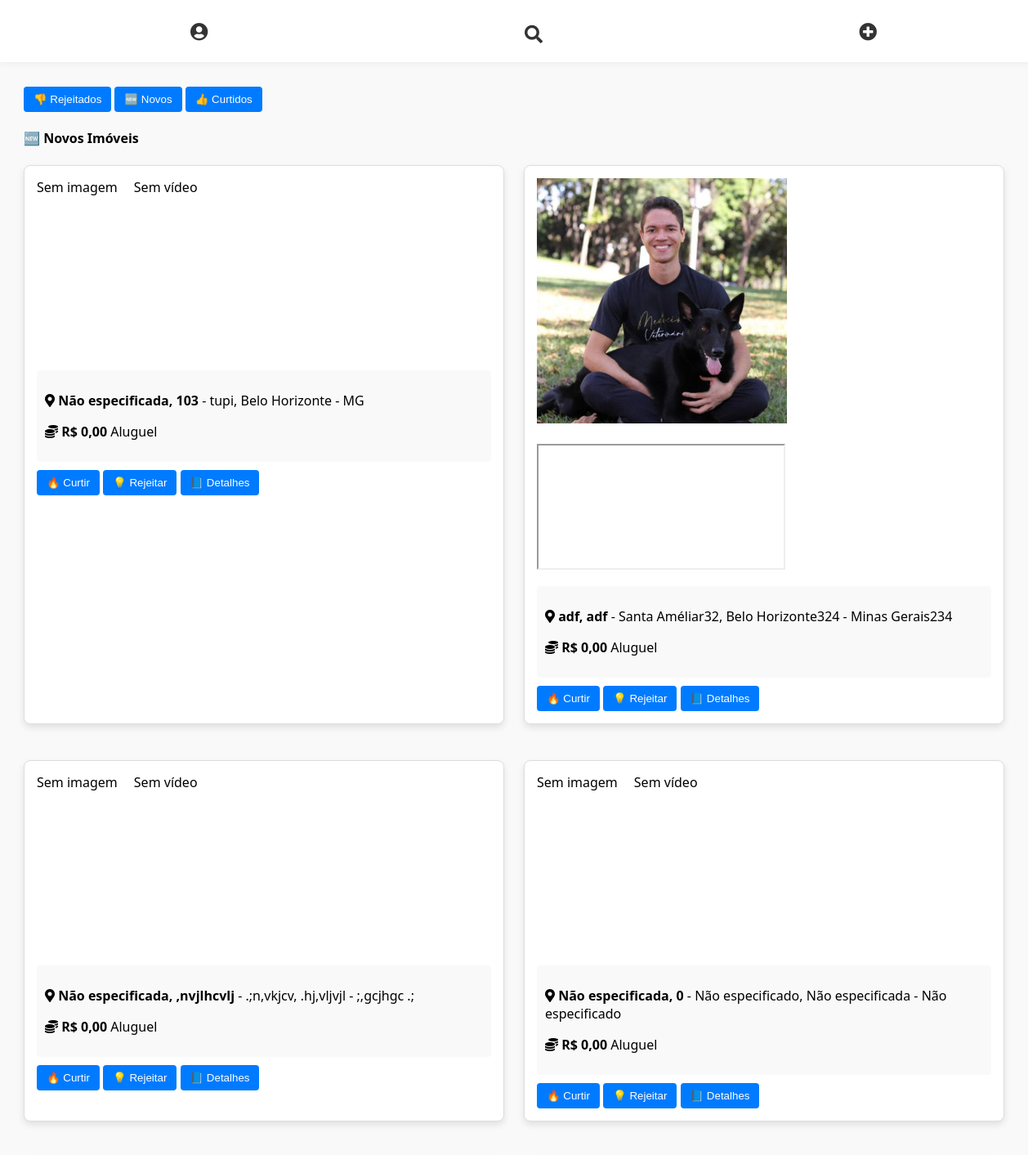
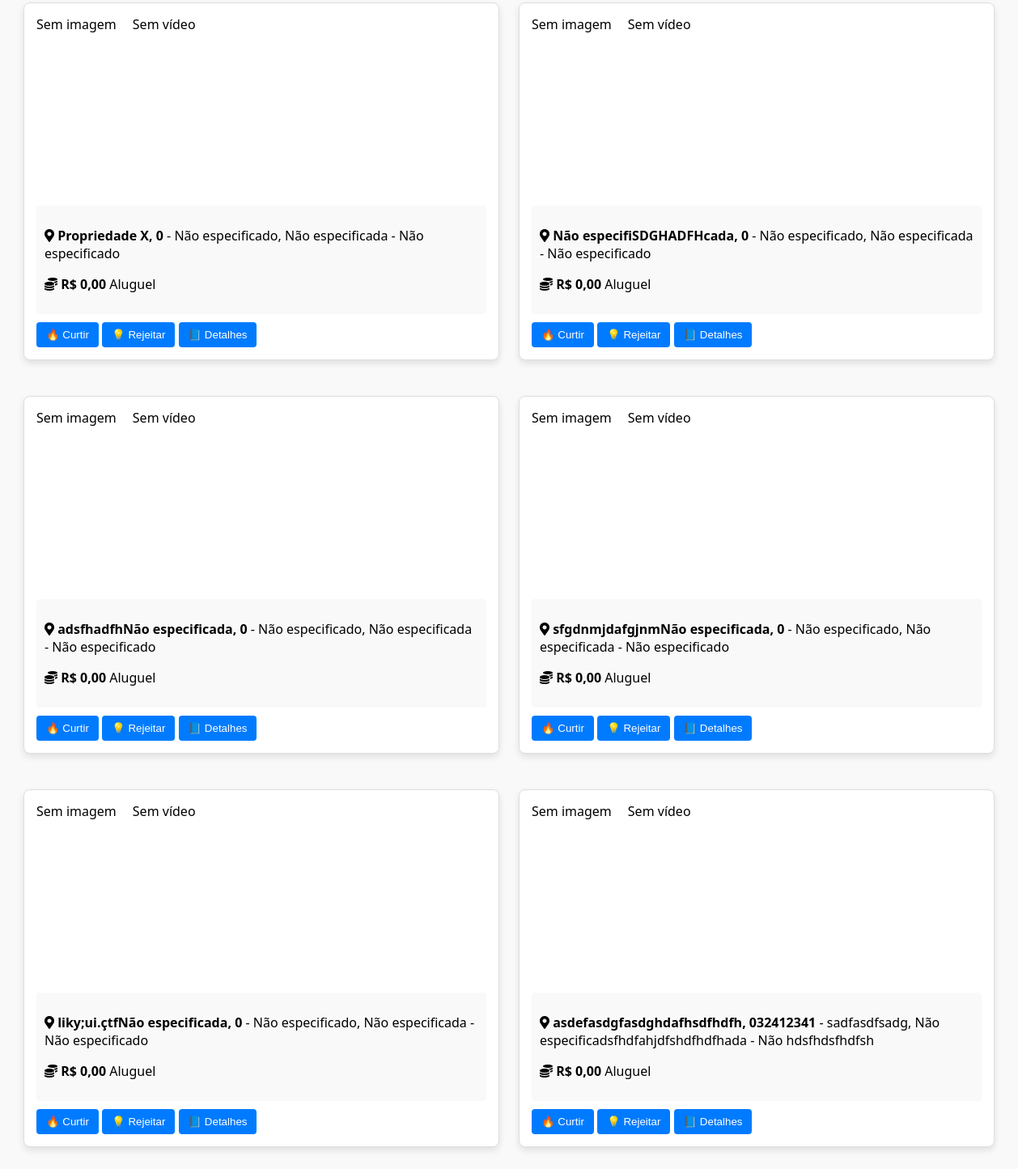
/ (signed in), run on the app's committed database (2 pictures, top to bottom).
### sales/models.py (models this page shows, shortened)
class Property(models.Model):
    likes = models.ManyToManyField(User, related_name='property_likes', blank=True)
    dislikes = models.ManyToManyField(User, related_name='property_dislikes', blank=True)
    owner = models.ManyToManyField(PropertyOwner, related_name="properties")
    street = models.CharField(max_length=255, verbose_name="Rua", default="Não especificada")
    street_number = models.CharField(max_length=10, verbose_name="Número", default="0")
    zip_code = models.CharField(max_length=10, verbose_name="CEP", default="00000-000")
    neighborhood = models.CharField(max_length=100, verbose_name="Bairro", default="Não especificado")
    city = models.CharField(max_length=100, verbose_name="Cidade", default="Não especificada")
    state = models.CharField(max_length=100, verbose_name="Estado", default="Não especificado")
    property_type = models.CharField(
        max_length=50,
        choices=[('apartment', 'Apartamento'), ('house', 'Casa'), ('land', 'Lote'), ('farm', 'Fazenda'), ('wahehouse', 'Galpão'), ('commercial', 'Comercial')],
        verbose_name="Tipo de Imóvel",
        default='apartment'
    )
    property_area = models.DecimalField(max_digits=10, decimal_places=2, verbose_name="Área útil do imóvel (m²)", default=0.0)
    bedrooms = models.IntegerField(verbose_name="Dormitórios (incluindo suítes)", default=1)
    suites = models.IntegerField(verbose_name="Suítes", default=0)
    bathrooms = models.IntegerField(verbose_name="Banheiros", default=1)
    features = models.CharField(max_length=255, verbose_name="Adereços", default="Nenhum")  # Usando um CharField para valores separados por vírgula
    is_covered = models.CharField(
        max_length=3,
        choices=[('yes', 'Sim'), ('no', 'Não')],
        verbose_name="Cobertura",
        default='no'
    )
    private_area = models.DecimalField(max_digits=10, decimal_places=2, verbose_name="Área privativa (m²)", default=0.0)
    garage_spots = models.IntegerField(verbose_name="Vagas de garagem", default=0)
    garage_type = models.CharField(
        max_length=20,
        choices=[
            ('covered', 'Coberta'),
            ('free', 'Livre'),
            ('covered_and_free', 'Coberta e Livre'),
            ('none', 'Nem Coberta nem Livre')
        ],
        verbose_name="Tipo de Vaga",
        default='none'
    )
    has_pool = models.CharField(
        max_length=3,
        choices=[('yes', 'Sim'), ('no', 'Não')],
        verbose_name="Piscina",
        default='no'
    )
    has_gatehouse = models.CharField(
        max_length=20,
        choices=[
            ('24h', '24 h'),
            ('daytime', 'Diurna'),
            ('night', 'Noturna'),
            ('none', 'Sem portaria')
        ],
        verbose_name="Portaria",
        default='none'
    )
    is_occupied = models.CharField(
        max_length=20,
        choices=[
            ('vacant', 'Está vago'),
            ('owner', 'Proprietário mora'),
            ('tenant', 'Inquilino mora')
        ],
        verbose_name="Alguém mora no imóvel",
        default='vacant'
    )
    access = models.CharField(
        max_length=20,
        choices=[('Key', 'Chave'), ('Biometry', 'Biometria'), ('Password', 'Senha')],
        verbose_name="Acesso",
        default='Key'
    )
    accessibility = models.CharField(
        max_length=3,
        choices=[('yes', 'Sim'), ('no', 'Não')],
        verbose_name="Acessibilidade",
        default='no'
    )
    move_availability = models.CharField(
        max_length=20,
        choices=[('immediate', 'Imediata'), ('30_days', '30 dias'), ('60_days', '60 dias'), ('other', 'Outro')],
        verbose_name="Disponibilidade de mudança",
        default='immediate'
    )
    rent_price = models.DecimalField(max_digits=10, decimal_places=2, verbose_name="Valor do aluguel", null=True, blank=True, default=0.0)
    sale_price = models.DecimalField(max_digits=10, decimal_places=2, verbose_name="Valor de venda", null=True, blank=True, default=0.0)
    iptu_value = models.DecimalField(max_digits=10, decimal_places=2, verbose_name="Valor do IPTU", null=True, blank=True, default=0.0)
    condo_fee = models.DecimalField(max_digits=10, decimal_places=2, verbose_name="Valor do condomínio", null=True, blank=True, default=0.0)
    video_url = models.URLField(max_length=500, null=True, blank=True, help_text="URL do vídeo do imóvel (e.g., YouTube link)")
    free_description = models.TextField(verbose_name="Descrição livre", null=True, blank=True)

class PropertyImage(models.Model):
    property = models.ForeignKey(Property, related_name='images', on_delete=models.CASCADE)
    image = models.ImageField(upload_to='property_images/')

### sales/views.py (the view, shortened to what this page needs)
# urls.py: path("", views.index, name="index"),
@login_required
def index(request):
    user = request.user
    imos_liked = Property.objects.filter(likes=user).prefetch_related('images', 'bids')
    imos_disliked = Property.objects.filter(dislikes=user).prefetch_related('images', 'bids')
    imos = Property.objects.exclude(likes=user).exclude(dislikes=user).prefetch_related('images', 'bids')
    bid_form = BidForm()
    return render(request, 'sales/index.html', {
        'imos': imos,                    # imóveis ainda não avaliados
        'imos_liked': imos_liked,        # curtidos
        'imos_disliked': imos_disliked,  # rejeitados
        'bid_form': bid_form,
    })

### sales/templates/sales/index.html (shortened to what this page needs)
{% extends 'sales/layout.html' %}
{% block content %}
<div class="container">
  <div class="text-center my-4">
    <button class="btn btn-outline-secondary mx-2" data-page="disliked">👎 Rejeitados</button>
    <button class="btn btn-outline-primary mx-2" data-page="new">🆕 Novos</button>
    <button class="btn btn-outline-success mx-2" data-page="liked">👍 Curtidos</button>
  </div>
  <div id="new" class="property-tab">
    <h4 class="mb-3">🆕 Novos Imóveis</h4>
    <div class="properties-container">
      {% for property in imos %}
        {% include 'sales/partials/property_card.html' with property=property %}
      {% empty %}
        <p class="text-muted">Nenhum imóvel disponível no momento.</p>
      {% endfor %}
    </div>
  </div>
</div>
{% endblock %}

### sales/templates/sales/partials/property_card.html (shortened to what this page needs)
<div class="property-card shadow-sm rounded-4 border bg-white p-3 mb-4" id="property-{{ property.id }}" data-property-id="{{ property.id }}">
  <div class="property-media row g-3 mb-3 align-items-stretch">
    <div class="col-md-6">
      {% if property.images.first %}
        <img src="{{ property.images.first.image.url }}"
             alt="Imagem do Imóvel"
             class="img-fluid rounded shadow-sm w-100 property-thumbnail"
             style="cursor:pointer; max-height: 300px;"
             data-images='[{% for img in property.images.all %}"{{ img.image.url }}"{% if not forloop.last %},{% endif %}{% endfor %}]'>
      {% else %}
        <div class="bg-light rounded shadow-sm d-flex align-items-center justify-content-center" style="height: 220px;">
          <span class="text-muted">Sem imagem</span>
        </div>
      {% endif %}
    </div>
    <div class="col-md-6">
      {% if property.video_url %}
        <div class="ratio ratio-16x9 h-100">
          <iframe src="{{ property.video_url }}"
                  allowfullscreen
                  class="rounded border w-100 h-100"></iframe>
        </div>
      {% else %}
        <div class="bg-light rounded shadow-sm d-flex align-items-center justify-content-center" style="height: 220px;">
          <span class="text-muted">Sem vídeo</span>
        </div>
      {% endif %}
    </div>
  </div>
  <div class="property-info mb-3">
    <p class="mb-1"><i class="fas fa-map-marker-alt text-primary"></i>
      <strong>{{ property.street }}, {{ property.street_number }}</strong> - {{ property.neighborhood }}, {{ property.city }} - {{ property.state }}
    </p>
    <p class="mb-1"><i class="fas fa-coins text-success"></i>
      <strong>R$ {{ property.sale_price|default:property.rent_price }}</strong>
      {% if property.sale_price %}
        <span class="badge bg-success ms-2">Venda</span>
      {% else %}
        <span class="badge bg-primary ms-2">Aluguel</span>
      {% endif %}
    </p>
  </div>
  <div class="d-flex justify-content-start gap-2 mb-3">
    <button class="btn btn-outline-success btn-sm like-btn" data-id="{{ property.id }}">🔥 Curtir</button>
    <button class="btn btn-outline-danger btn-sm dislike-btn" data-id="{{ property.id }}">💡 Rejeitar</button>
    <button type="button" class="btn btn-outline-primary btn-sm" onclick="toggleDetails({{ property.id }})">📘 Detalhes</button>
  </div>
</div>

### sales/static/layout.css (style rules this page uses)
.properties-container { display: flex; flex-wrap: wrap; gap: 20px; justify-content: space-around; }
.property-card { flex: 1 1 calc(50% - 20px); background: #fff; border: 1px solid #ddd; border-radius: 8px; overflow: hidden; box-sizing: border-box; box-shadow: 0 4px 8px rgba(0, 0, 0, 0.1); padding: 15px; margin-bottom: 20px; }
.property-media { display: flex; gap: 20px; flex-wrap: wrap; }
.property-info { margin-top: 15px; padding: 10px; background: #f9f9f9; border-radius: 4px; }
button { margin-top: 10px; padding: 8px 12px; background: #007bff; color: #fff; border: none; border-radius: 4px; cursor: pointer; }
@media (min-width: 768px) { .property-card { width: 45%; } }

### sales/templates/sales/layout.html (style rules this page uses)
body { font-family: 'Segoe UI', sans-serif; margin: 0; background-color: #f9f9f9; }

### sales/templates/sales/index.html (style rules this page uses)
.property-tab { margin-top: 1rem; }
.properties-container { display: flex; flex-wrap: wrap; gap: 1.5rem; }
.property-card { opacity: 0; transform: translateY(20px); animation: fadeInUp 0.6s ease forwards; }
.property-card:nth-child(1) { animation-delay: 0s; }
.property-card:nth-child(2) { animation-delay: 0.1s; }
.property-card:nth-child(3) { animation-delay: 0.2s; }
.property-card:nth-child(4) { animation-delay: 0.3s; }

### data on the page
Property: shows "Sem imagem", shows "Sem vídeo", street "Não especificada", street_number "103", neighborhood "tupi", city "Belo Horizonte", state "MG", sale_price "0,00", shows "Aluguel"
Property: images.first.image (picture), street "adf", street_number "adf", neighborhood "Santa Améliar32", city "Belo Horizonte324", state "Minas Gerais234", sale_price "0,00", shows "Aluguel"
Property: shows "Sem imagem", shows "Sem vídeo", street "Não especificada", street_number ",nvjlhcvlj", neighborhood ".;n,vkjcv", city ".hj,vljvjl", state ";,gcjhgc .;", sale_price "0,00", shows "Aluguel"
Property: shows "Sem imagem", shows "Sem vídeo", street "Não especificada", street_number "0", neighborhood "Não especificado", city "Não especificada", state "Não especificado", sale_price "0,00", shows "Aluguel"
Property: shows "Sem imagem", shows "Sem vídeo", street "Propriedade X", street_number "0", neighborhood "Não especificado", city "Não especificada", state "Não especificado", sale_price "0,00", shows "Aluguel"
Property: shows "Sem imagem", shows "Sem vídeo", street "Não especifiSDGHADFHcada", street_number "0", neighborhood "Não especificado", city "Não especificada", state "Não especificado", sale_price "0,00", shows "Aluguel"
Property: shows "Sem imagem", shows "Sem vídeo", street "adsfhadfhNão especificada", street_number "0", neighborhood "Não especificado", city "Não especificada", state "Não especificado", sale_price "0,00", shows "Aluguel"
Property: shows "Sem imagem", shows "Sem vídeo", street "sfgdnmjdafgjnmNão especificada", street_number "0", neighborhood "Não especificado", city "Não especificada", state "Não especificado", sale_price "0,00", shows "Aluguel"
Property: shows "Sem imagem", shows "Sem vídeo", street "liky;ui.çtfNão especificada", street_number "0", neighborhood "Não especificado", city "Não especificada", state "Não especificado", sale_price "0,00", shows "Aluguel"
Property: shows "Sem imagem", shows "Sem vídeo", street "asdefasdgfasdghdafhsdfhdfh", street_number "032412341", neighborhood "sadfasdfsadg", city "Não especificadsfhdfahjdfshdfhdfhada", state "Não hdsfhdsfhdfsh", sale_price "0,00", shows "Aluguel"
